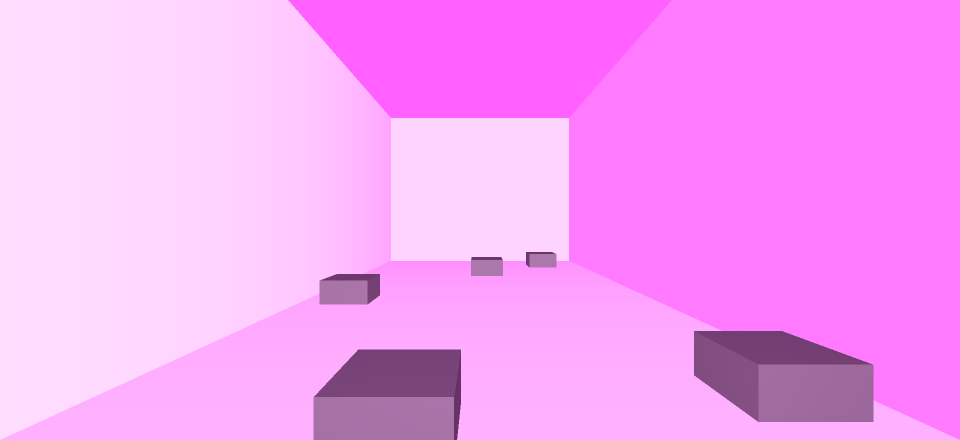
#> input picture src/simulator_imgs/room_2.png, 1920 x 880 px (shown at 1/2 size)
$ python poc.py
#> lines starting #> are read from the running program, lines starting #| are printed output that depends on the picture; after the words box and inside, x2 and y2 are one past the last pixel; in counts of white or black regions, pixels touching at a corner belong together
import cv2
import numpy as np

img = cv2.imread("simulator_imgs/room_2.png")
#> img is the input picture: shape (880, 1920, 3); mean B, G, R 247.5, 159.4, 247.5
h, w, *_ = img.shape
#> h = 880; w = 1920

top_img = cv2.imread("simulator_imgs/roomtop_2.png")
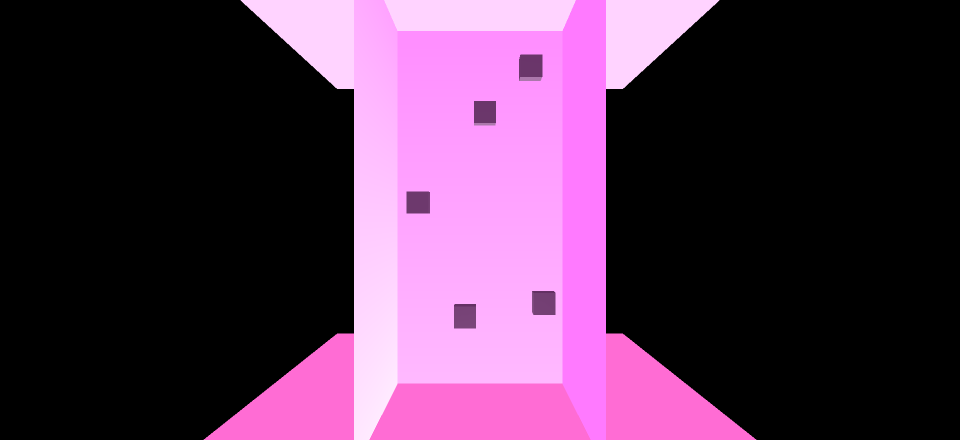
#> input picture src/simulator_imgs/roomtop_2.png, 1920 x 880 px (shown at 1/2 size)
#> top_img is the input picture: shape (880, 1920, 3); mean B, G, R 80.9, 51.6, 83.8
th, tw, *_ = img.shape
#> th = 880; tw = 1920

def showImg(img):
    cv2.imshow("img", img)
    cv2.waitKey(0)

def showImgs(img1, img2, img3):
    cv2.imshow("img1", img1)
    cv2.imshow("img2", img2)
    cv2.imshow("img3", img3)
    cv2.waitKey(0)

pts1 = np.float32([
    [782, 522-25], [1138, 522-25], [0, h-119], [w, h-119]
])

pts2 = np.float32([
    [0, 0], [w, 0], [0, h], [w, h]
])

M = cv2.getPerspectiveTransform(pts1, pts2)

dst = cv2.warpPerspective(img, M, (w, h))

for pt in pts1:
    x, y = pt
    cv2.circle(img, (x, y), 20, (0, 0, 255), 3)
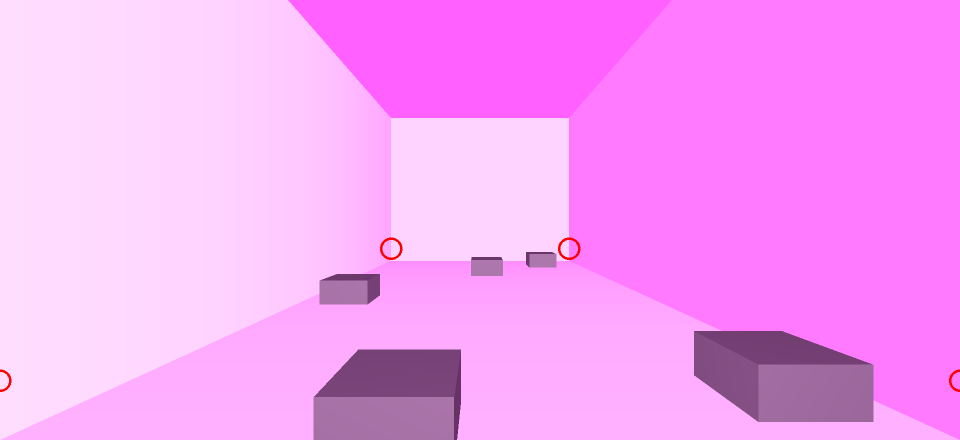
#> img: shape (880, 1920, 3) (shown at 1/2 size); 0.11% of pixels changed, all inside (x1, y1, x2, y2) = (0, 475, 1920, 784)

cv2.imwrite('imgs/warp1.jpg', img)

showImg(img)

#showImg(img)
#showImg()
#showImg(dst)

pts1 = np.float32([
    [795, 62], [1125, 62], [795, 767], [1125, 767]
])

pts2 = np.float32([
    [0, 0], [w, 0], [0, h], [w, h]
])

M = cv2.getPerspectiveTransform(pts1, pts2)
#> M = [[5.82, 5.93e-17, -4625.5], [0, 1.25, -77.39], [-6.24e-19, 0, 1]]

dst2 = cv2.warpPerspective(top_img, M, (w, h))

for pt in pts1:
    x, y = pt
    cv2.circle(top_img, (x, y), 20, (0, 0, 255), 3)
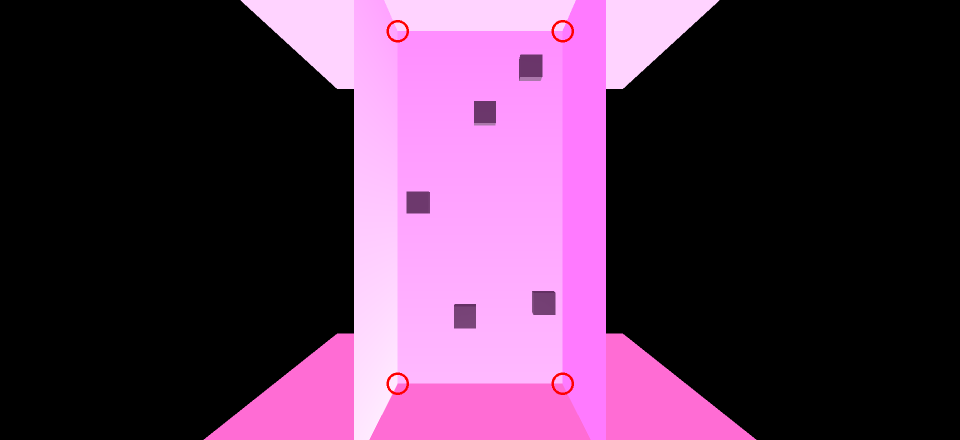
#> top_img: shape (880, 1920, 3) (shown at 1/2 size); 0.15% of pixels changed, all inside (x1, y1, x2, y2) = (773, 40, 1148, 790)

# 261, 56;

new_truth = cv2.resize(dst2, (tw // (261 // 56), th), interpolation = cv2.INTER_AREA)
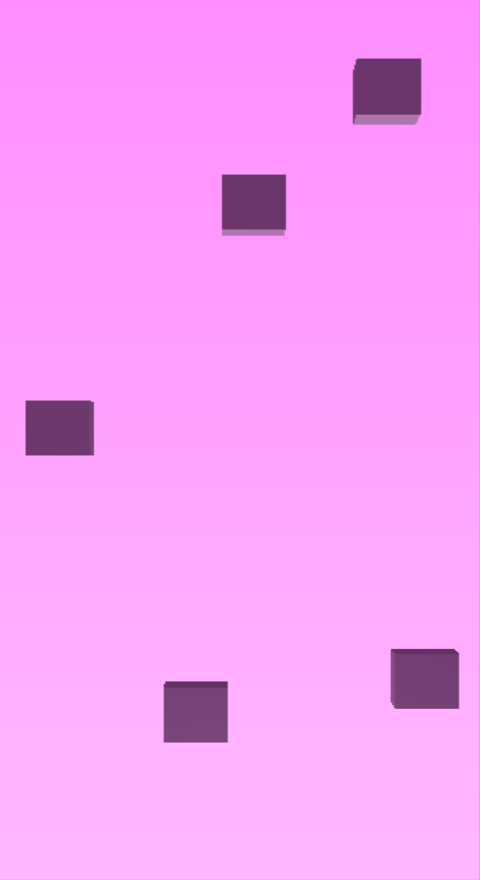
#> new_truth: shape (880, 480, 3); mean B, G, R 248.3, 158.3, 248.3
new_perpe = cv2.resize(dst,  (w  // (261 // 56),  h), interpolation = cv2.INTER_AREA)
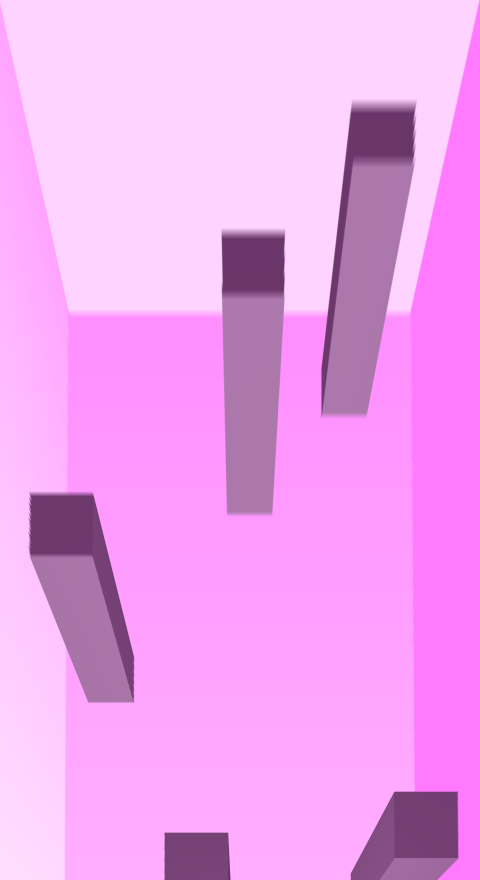
#> new_perpe: shape (880, 480, 3); mean B, G, R 239.8, 162.7, 239.8

#showImgs(new_truth, new_perpe)
#showImg(img)
#showImg(top_img)

# Grab bottom of boxes?
# Transform base on y axis (another perspective warp)

# Reconstruct from perspective plane of the tops of the boxes

pts1 = np.float32([
    [782, 522], [1138, 522], [0, h-89], [w, h-89]
])

pts2 = np.float32([
    [0, 0], [w, 0], [0, h], [w, h]
])

M = cv2.getPerspectiveTransform(pts1, pts2)
#> M = [[-0.717, -2.08, 1648], [3.55e-16, -2.34, 1223.9], [4.54e-19, -0.00217, 1]]

dst3 = cv2.warpPerspective(img, M, (w, h))
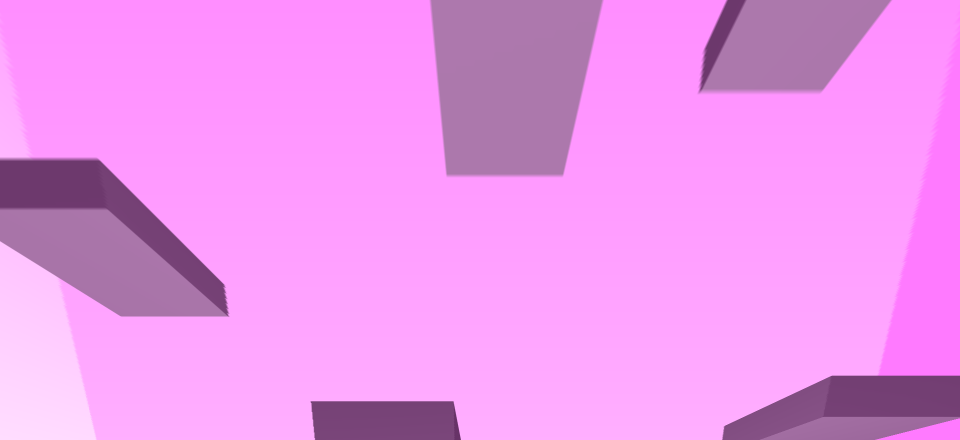
#> dst3: shape (880, 1920, 3) (shown at 1/2 size); mean B, G, R 236.1, 147, 236.1

newer_perpe = cv2.resize(img,  (w  // (261 // 56),  h), interpolation = cv2.INTER_AREA)
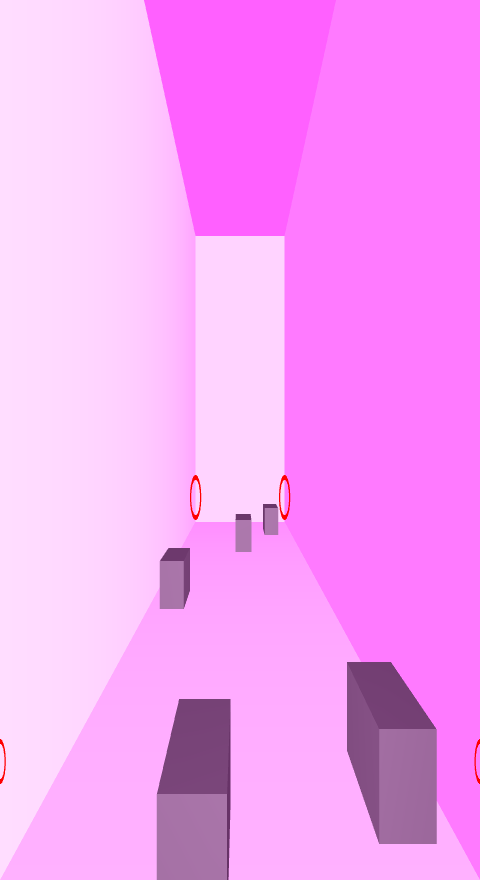
#> newer_perpe: shape (880, 480, 3); mean B, G, R 247.2, 159.2, 247.5

showImgs(new_truth, new_perpe, newer_perpe)

cv2.imwrite('imgs/warp3.jpg', img)
cv2.imwrite('imgs/warp4.jpg', new_perpe)
cv2.imwrite('imgs/warp5.jpg', new_truth)
